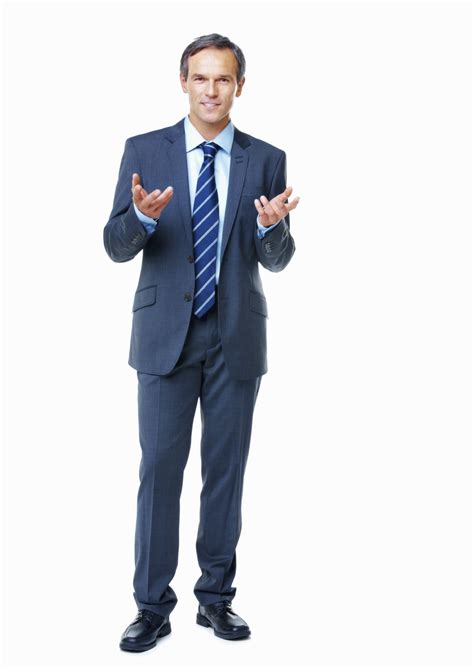
#> input picture p1.jpeg, 474 x 668 px, found by its file name
$ jupyter execute height.ipynb
#> lines starting #> are read from the running program, lines starting #| are printed output that depends on the picture; after the words box and inside, x2 and y2 are one past the last pixel; in counts of white or black regions, pixels touching at a corner belong together; long printed decimals are rounded
[cell 1]
import cv2
import numpy as np

def calculate_height(image_path, object_height_pixels, object_height_real_world):
    # Load the image
#> called with object_height_pixels = 660, object_height_real_world = 1.8
    image = cv2.imread(image_path)
#> image is the input picture: shape (668, 474, 3); mean B, G, R 220.4, 216, 214.3

    # Convert image to grayscale
    gray = cv2.cvtColor(image, cv2.COLOR_BGR2GRAY)
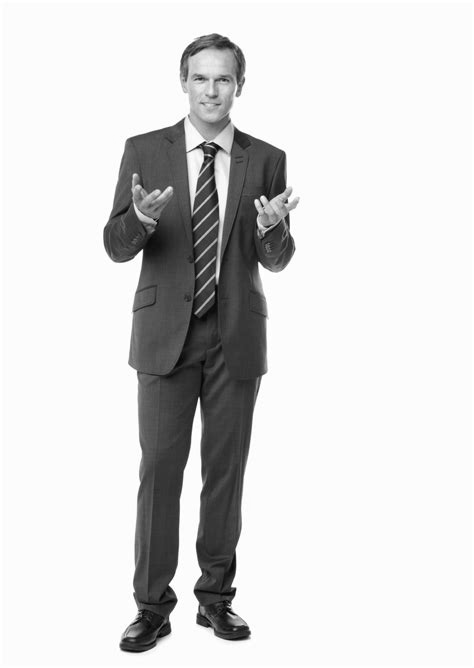
#> gray: shape (668, 474); min 1, max 255, mean 216

    # Detect edges in the image
    edges = cv2.Canny(gray, 50, 150)
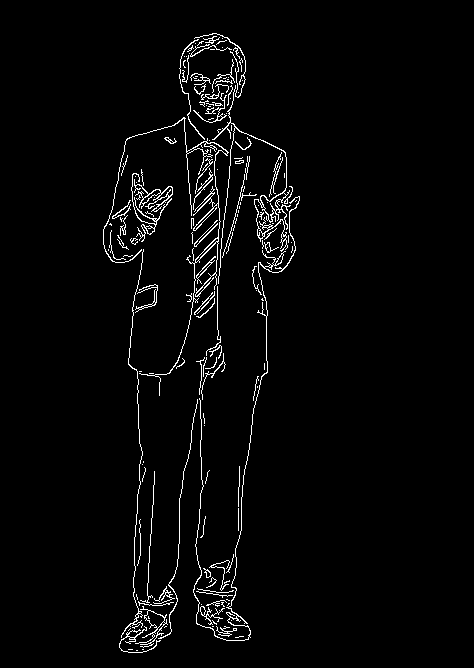
#> edges: shape (668, 474); 2.7% white in thin lines or dots, all inside (x1, y1, x2, y2) = (103, 33, 300, 653)

    # Find contours in the edged image
    contours, _ = cv2.findContours(edges.copy(), cv2.RETR_EXTERNAL, cv2.CHAIN_APPROX_SIMPLE)
#> contours = 161 contours, 136 with area under 20; largest, box (x1, y1, x2, y2) and area: (212, 85, 291, 284) 490, (103, 117, 229, 396) 290, (134, 179, 173, 212) 230, (135, 606, 168, 648) 226, (193, 196, 300, 641) 158

    # Assuming the person is the largest contour
    contour = max(contours, key=cv2.contourArea)
#> contour = contour of 599 points, box (x1, y1, x2, y2) (212, 85, 291, 284), area 490

    # Calculate the bounding box of the contour
    x, y, w, h = cv2.boundingRect(contour)
#> x = 212; y = 85; w = 79; h = 199

    # Calculate the height of the person in the image
    person_height_pixels = h
#> person_height_pixels = 199

    # Calculate the height of the person in real-world units
    person_height_real_world = (object_height_real_world * person_height_pixels) / object_height_pixels
#> person_height_real_world = 0.543

    return person_height_real_world

if __name__ == "__main__":
    # Path to the image
    image_path = "/home/pranav/school-projects/height-estimation/p1.jpeg"

    # Height of an object in the image whose real-world height is known (e.g., a door, chair, etc.)
    object_height_pixels = 660 # Example: The height of the object in pixels

    # Real-world height of the object in meters
    object_height_real_world = 1.8  # Example: The real-world height of the object in meters

    # Calculate the height of the person in the image
    estimated_height = calculate_height(image_path, object_height_pixels, object_height_real_world)
#> estimated_height = 0.543

    print("Estimated height of the person:", estimated_height, "meters")
#| Estimated height of the person: 0.5427 meters
